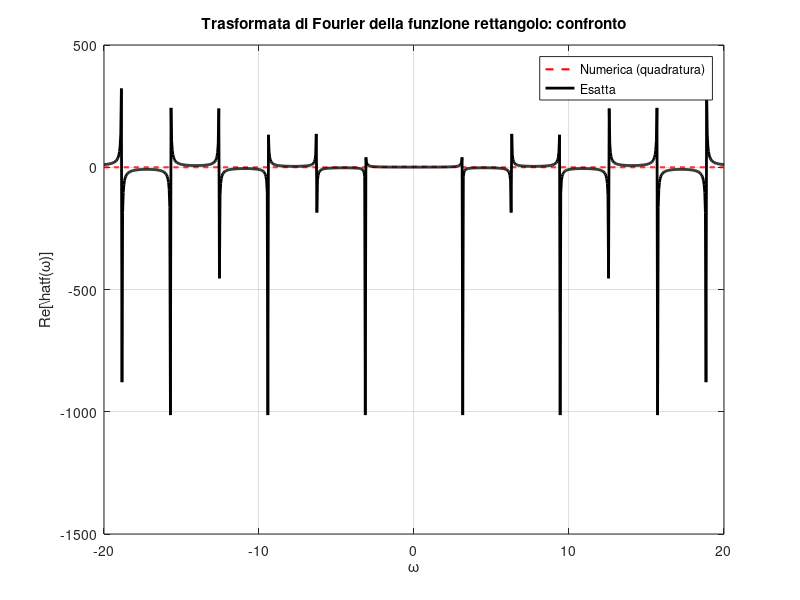

This figure's MATLAB source:
% Fourier: Trasformata continua
clear all; close all; clc;

% Parametri
a = 1;                              % Mezzo supporto della funzione rettangolo
omega = linspace(-20, 20, 1000);    % Frequenze su cui valutare la trasformata
N = 1000;                           % Numero di punti di quadratura
t = linspace(-a, a, N);             % Intervallo in cui f(t)=1
dt = t(2) - t(1);                   % Passo

% Funzione f(t) = 1 su [-a,a], zero altrove
f = ones(size(t));

% Inizializza vettore trasformata
F_num = zeros(size(omega));

% Calcolo della trasformata numerica con quadratura 
for k = 1:length(omega)
    integrand = f .* exp(-1j * omega(k)*t);
    
    % Formula dei rettangoli
    F_num(k) = sum(integrand) * dt;  
end

% Trasformata esatta per confronto
F_exact = 2 * sin(omega*a) .\ omega;
F_exact(omega==0) = 2*a;

% Plot
figure;
plot(omega, real(F_num), '--r', 'LineWidth', 1.5); hold on;
plot(omega, F_exact, 'k', 'LineWidth', 2);
xlabel('\omega'); ylabel('Re[\hat{f}(\omega)]');
title('Trasformata di Fourier della funzione rettangolo: confronto');
legend('Numerica (quadratura)', 'Esatta', 'Location', 'NorthEast');
grid on;
